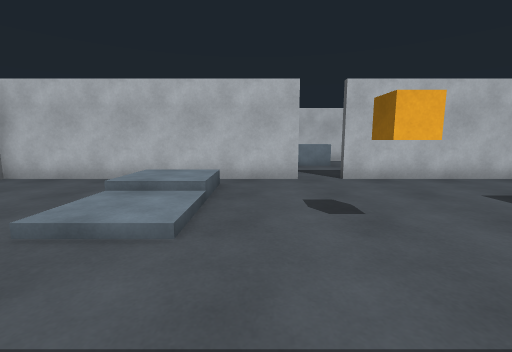
View 1 (above)

13 first-person views from a walk through a scene from a Unity 3-D project. The camera is 1.2 m above the floor, tilts 8° down and sees 90° across. The floor is counted in squares, 1 m on a side. Each view is taken from the middle of a square. On the plan, view 1 faces up. The plan holds only what a view shows up to about 12 squares ahead; the rest is blank. The player character is not drawn.

View 2
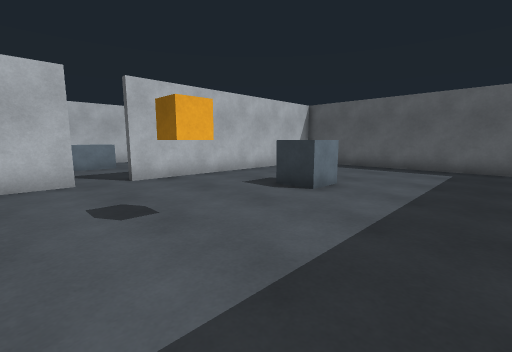

View 3
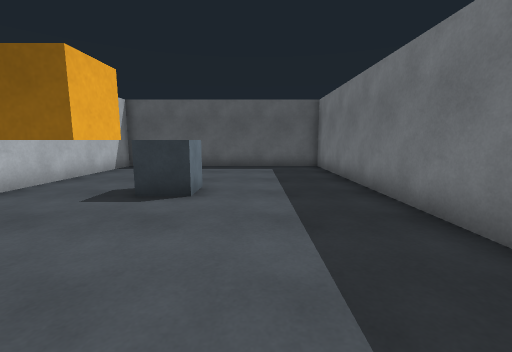

View 4
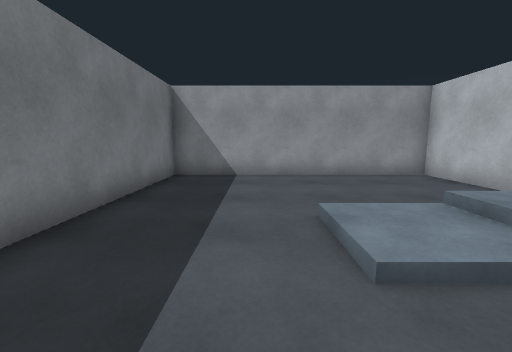

View 5
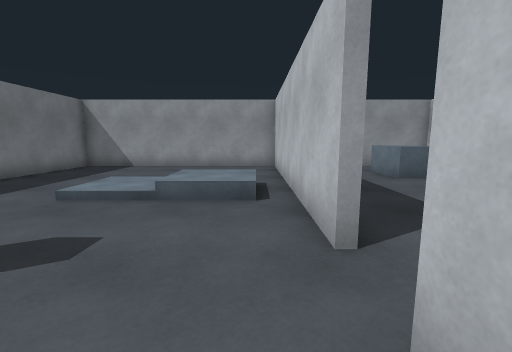

View 6
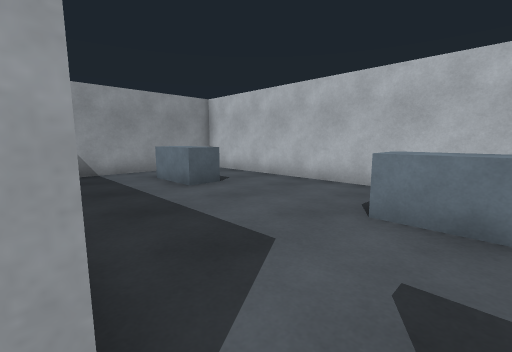

View 7
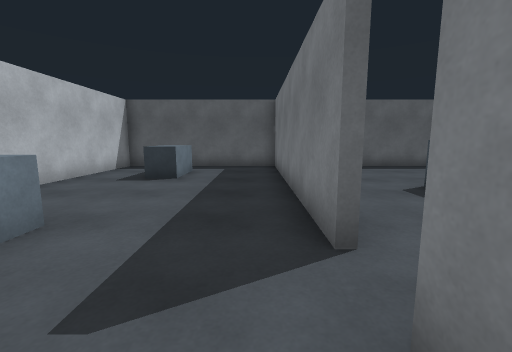

View 8
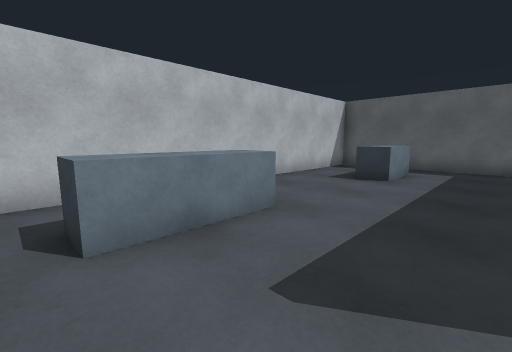

View 9
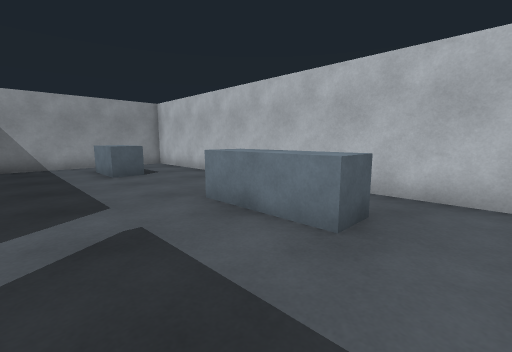

View 10
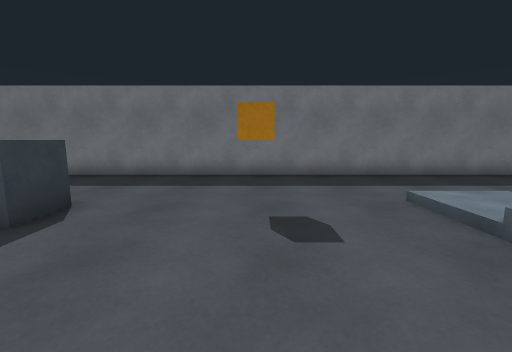

View 11
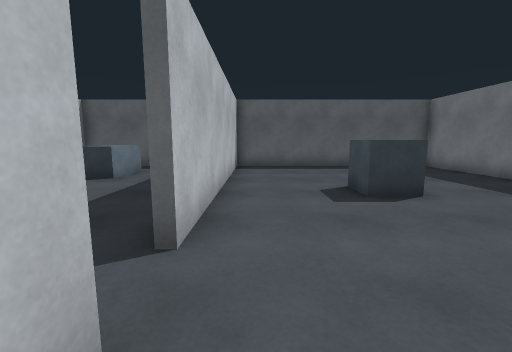

View 12
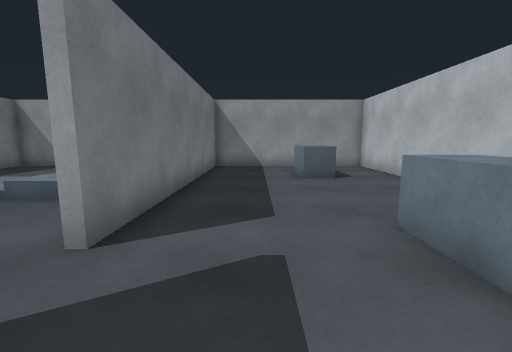

View 13
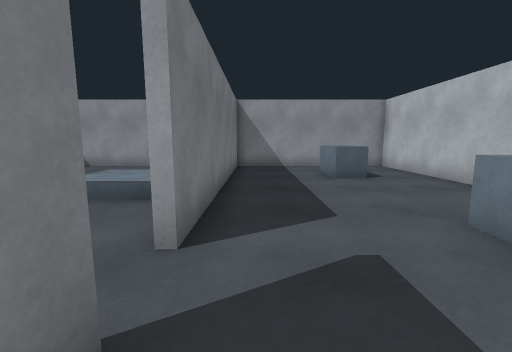

### Floor plan
Key: @ floor where view 1 was taken; # wall or solid block; . main floor; : floor 0.5 m higher than the main floor; / step, stairs or slope; ^ raised ledge; O other object.
Columns run from 8 left of view 1 to 12 right of it. Each row starts with its distance up from view 1.
 15 #####################
 14 #...................#
 13 #........^^^........#
 12 #.OOO....^^^....OOO.#
 11 #...................#
 10 #...................#
  9 #...................#
  8 ##########.##########
  7 #....///............#
  6 #..../:/............#
  5 #....///............#
  4 #....///..O...^.....#
  3 #....///..O.........#
  2 #...................#
  1 #...................#
  0 #.......@...........#
 -1 #####################

Positions as (right, up) in squares from view 1, and headings:
1: (0, 0), facing up
2: (0, 0), facing up-right
3: (0, 2), facing right
4: (1, 2), facing left
5: (4, 7), facing left
6: (2, 8), facing up-left
7: (0, 9), facing right
8: (0, 9), facing up-right
9: (5, 9), facing up-left
10: (2, 8), facing down
11: (0, 7), facing right
12: (4, 10), facing left
13: (4, 9), facing left
